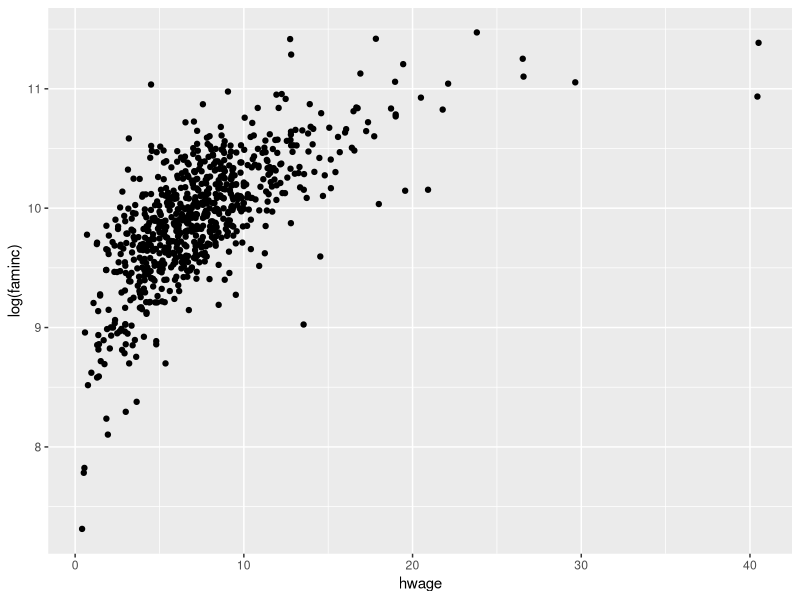
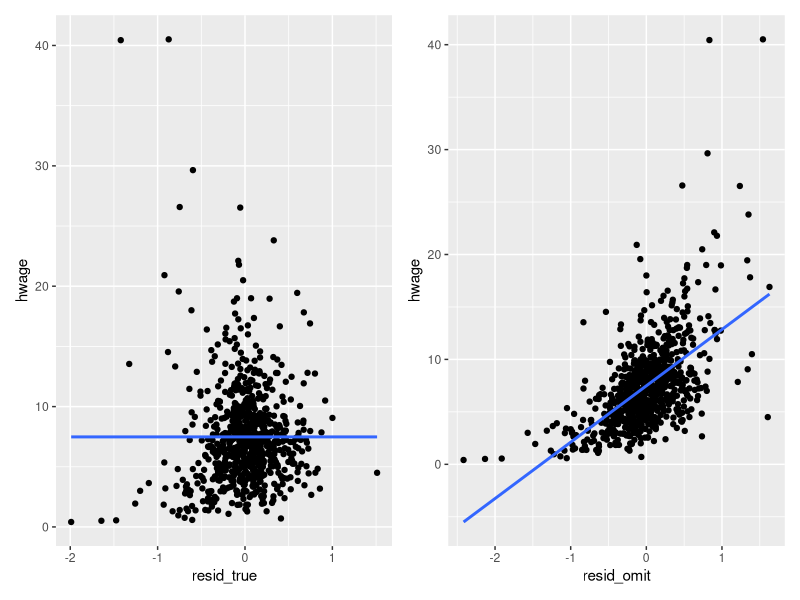

Reproduce these figures in R, in order.


#== EC 339
#== Prof. Santetti 

#=============================================================================#
#                        OMITTED VARIABLES BIAS IN R                          #
#=============================================================================#


#== IMPORTANT: Before any operations, make sure to set your working directory.
# In other words, you have to tell R in which folder you will save your work, or
# from which folder external data sets will come from. In the lower-right pane, 
# click on 'Files.' Select your desired folder, and click on 'More', then select 
# the option 'Set as Working Directory.'

#================================================================================================#






###--- Loading the necessary packages for today:


library(tidyverse)
library(broom)
library(patchwork)
library(lmtest)      ## for the RESET test.
library(car)

##---------------------------------------------------------


#-- In this applied lecture, we will practice what happens to OLS models when
#-- we omit relevant or include irrelevant variables. Furthermore, we will
#-- apply the RESET test for functional form misspecification.


##---------------------------------------------------------


##--- Omitting a relevant variable from a model:


## For this lecture, let us work once again with Mroz's (1987) data:

mroz_data <- read_csv('mroz.csv')


## Let's estimate a model which we consider to be the "true" one, or
## the best representing the population model for a household's
## income.


true_model <- lm(log(faminc) ~ educ + wage + heduc + hwage + kidsl6, data = mroz_data)

true_model %>% 
  summary()


## Now, let us omit a relevant variable from this model, 'hwage'.


omit_model <- lm(log(faminc) ~ educ + wage + heduc + kidsl6, data = mroz_data)

omit_model %>% 
  summary()           ## what happened?


## Comparing the models' coefficients:

true_model %>% 
  tidy()

omit_model %>% 
  tidy()              ## what happened?



## Quick visual inspection:

mroz_data %>% 
  ggplot(mapping = aes(x=hwage, y=log(faminc))) + 
  geom_point() 


## Let us now inspect the residuals from these two models:


resid_true <- true_model %>% 
  resid()

resid_omit <- omit_model %>% 
  resid()


## And check the correlation coefficient between the
## omitted variable, 'hwage' and both residual terms:


mroz_data %>% 
  summarize(cor_hwage_resid_true = cor(hwage, resid_true),
                        cor_hwage_resid_omit = cor(hwage, resid_omit))


## And we add the residuals to the data set:


mroz_data <- mroz_data %>% 
  add_column(resid_true, resid_omit)


p1 <- mroz_data %>% 
  ggplot(aes(x=resid_true, y=hwage)) + 
  geom_point() + 
  geom_smooth(method="lm", se=FALSE) 

p2 <- mroz_data %>% ggplot(aes(x=resid_omit, y=hwage)) + 
  geom_point() + 
  geom_smooth(method="lm", se=FALSE) 


# Using the 'patchwork' package to plot these two side by side:


p1 | p2



##---------------------------------------------------------


##--- Including irrelevant variables:


## From what we have defined as the "true" model, let us now add a 
## variable that may not have any theoretical value, the number
## of husband siblings ('hsiblings'):


irrel_model <- lm(log(faminc) ~ educ + wage + heduc + hwage + kidsl6 + hsiblings, data = mroz_data)


irrel_model %>% 
  summary()                 ## what happened?


## Comparing the model's coefficients:


true_model %>% 
  tidy() 


irrel_model %>% 
  tidy()                       ## what happened? 


## And let us compare their respective standard errors as well.



##--- Moral of the story: if the addition of a variable is not supported by economic theory,
## there should be a strong and reliable reason to include it in a final model.



##---------------------------------------------------------


##--- amsey's Regression Equation Specification Error Test (RESET):


## Let us first run this test manually. First, we need the fitted values (y_hat) from
## our model:


y_hat <- true_model %>% 
  fitted()


## And we will use its square and cubed functional forms:


y_hat_sq <- y_hat^2
y_hat_cb <- y_hat^3


## And join these columns to the original data set:


mroz_data <- mroz_data %>% 
  add_column(y_hat_sq, y_hat_cb)


#== Now, to the RESET test's auxiliary regression:

aux_reg_reset <- lm(log(faminc) ~ educ + wage + heduc + hwage + kidsl6 + 
                      y_hat_sq + y_hat_cb, data = mroz_data)


aux_reg_reset %>% 
  summary()


## Are these two added terms jointly significant? Let's run an F-test:


aux_reg_reset %>% 
  linearHypothesis(c("y_hat_sq = 0", "y_hat_cb = 0"))  ## what do we conclude?


#== The null hypothesis for the RESET test is that the model is well specified. In case
#== we reject the null hypothesis that the added terms (squares, cubes, etc.) are not 
#== statistically significant (equal to zero), the model suffers from some kind of
#== misspecification. Unfortunately, it does not tell which specific misspecification
#== it is.


## With R's function (from the 'lmtest' package):

true_model %>% 
  resettest(power = 2:3)   ## is the F-test statistic the same as above?



## We see that our "true" model still suffers from functional form misspecification.

## we can try a few things:


true_model2 <- lm(log(faminc) ~ educ + wage + heduc + hwage + kidsl6 +
                    I(hwage^2), data = mroz_data)

true_model2 %>% 
  resettest(power = 2:3)

##


true_model3 <- lm(log(faminc) ~ educ + wage + heduc + hwage + kidsl6 +
                    hwage:wage, data = mroz_data)

true_model3 %>% 
  resettest(power = 2:3)

##


true_model4 <- lm(log(faminc) ~ educ + wage + heduc + log(hwage) + kidsl6, data = mroz_data)

true_model4 %>% 
  resettest(power = 2:3)


## And compare the coefficients:


true_model %>% summary()
true_model4 %>% summary()
